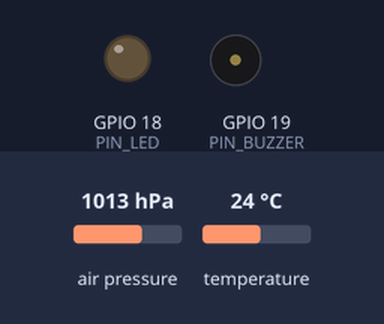
This sketch was run on a simulated ESP32. On the bench: output pins drawn as LEDs (lit = HIGH), buzzer (waves = sounding). The inputs (shaded band) are chosen by the test bench; at power-on: air pressure 1013 hPa, temperature 24 °C. WiFi joins after 1.5 s; servers stay silent unless stated; random numbers use the default seed unless the sketch sets one; no MQTT or app messages arrive unless stated; what the sketch prints to the serial monitor is not drawn.

Above: at 1.2 s.
1.3 s: air pressure set to 952 hPa
At 2.8 s:
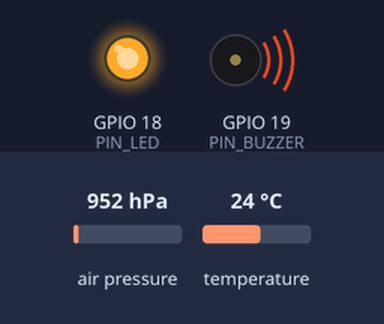
6.0 s: temperature set to 20.7 °C
7.5 s: temperature set to 19.2 °C
At 9.1 s:
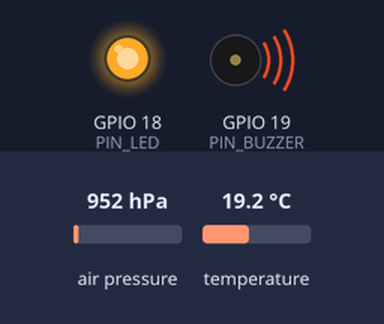
10.5 s: temperature set to 28 °C
At 12.1 s:
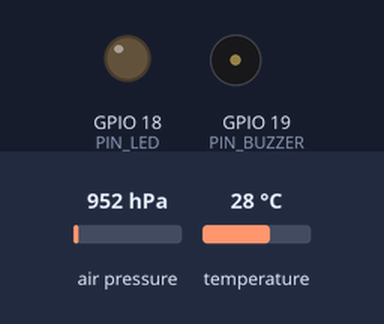
12.5 s: temperature set to 12 °C
At 13.8 s:
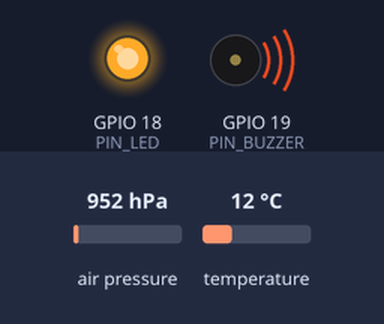
Timing chart, 0 to 15.5 s (numbered marks = the images above; inputs shaded):
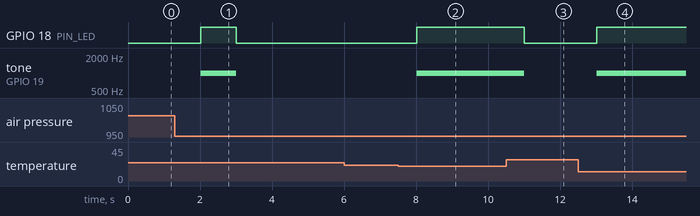

Measured:
- after the input at 1.3 s, GPIO 18 (PIN_LED): LOW → HIGH after 0.72 s, → LOW 0.99 s later; tone on GPIO 19 (PIN_BUZZER): silent → 1000 Hz after 0.72 s, → silent 0.99 s later
- after the input at 6.0 s, every drawn part: stays the same
- after the input at 7.5 s, GPIO 18 (PIN_LED): LOW → HIGH after 0.52 s; tone on GPIO 19 (PIN_BUZZER): silent → 1000 Hz after 0.52 s
- after the input at 10.5 s, GPIO 18 (PIN_LED): HIGH → LOW after 0.51 s; tone on GPIO 19 (PIN_BUZZER): 1000 Hz → silent after 0.51 s
- after the input at 12.5 s, GPIO 18 (PIN_LED): LOW → HIGH after 0.52 s; tone on GPIO 19 (PIN_BUZZER): silent → 1000 Hz after 0.52 s

The sketch:

code_bai1_lab3.ino
```cpp
#include <WiFi.h>
#include <PubSubClient.h>
#include <Wire.h>
#include <Adafruit_BMP085.h>
#include <ArduinoJson.h>
#include <math.h>
#include <string.h>

// ================= CẤU HÌNH PHẦN CỨNG =================
#define PIN_LED       18
#define PIN_BUZZER    19
#define I2C_SDA       21
#define I2C_SCL       22

// ================ CẤU HÌNH WIFI VÀ MQTT ================
const char* WIFI_SSID   = "Wokwi-GUEST";
const char* WIFI_PASS   = "";
const char* MQTT_BROKER = "broker.hivemq.com";
const int   MQTT_PORT   = 1883;

const char* DEVICE_ID = "dnpuiong"; ///mã thiết bị trên web

// Ngưỡng cảnh báo.
const float TEMP_HIGH = 40.0;
const float TEMP_LOW  = 20.0;
const float ALT_CHANGE_LIMIT = 3.0;
const float SEA_LEVEL_PRESSURE = 101325.0; // Pa

// MQTT topics.
char TOPIC_DATA[80];
char TOPIC_CMD_LED[80];
char TOPIC_CMD_BUZZER[80];

// ================= CẤU TRÚC DỮ LIỆU =================
struct SensorData {
  float temperature;
  float pressure;
  float altitude;
};

struct AlertData {
  float temperature;
  float altitude;
};

// ================= ĐỐI TƯỢNG VÀ HÀNG ĐỢI =================
Adafruit_BMP085 bmp;
WiFiClient espClient;
PubSubClient mqttClient(espClient);

QueueHandle_t dataQueue;
QueueHandle_t alertQueue;

SemaphoreHandle_t outputMutex;
SemaphoreHandle_t serialMutex;

bool manualLedState = false;
bool manualBuzzerState = false;
bool alarmState = false;

// Khai báo callback MQTT trước khi sử dụng.
void mqttCallback(char* topic, byte* payload, unsigned int length);

// Cập nhật LED và còi theo trạng thái manual hoặc cảnh báo.
void updateOutputs() {
  bool ledOn;
  bool buzzerOn;

  xSemaphoreTake(outputMutex, portMAX_DELAY);

  ledOn = manualLedState || alarmState;
  buzzerOn = manualBuzzerState || alarmState;

  digitalWrite(PIN_LED, ledOn ? HIGH : LOW);

  if (buzzerOn) {
    tone(PIN_BUZZER, 1000);
  } else {
    noTone(PIN_BUZZER);
  }

  xSemaphoreGive(outputMutex);
}

// ================= CALLBACK NHẬN LỆNH MQTT =================
void mqttCallback(char* topic, byte* payload, unsigned int length) {
  bool turnOn = (length == 2 && memcmp(payload, "ON", 2) == 0);
  bool turnOff = (length == 3 && memcmp(payload, "OFF", 3) == 0);

  if (!turnOn && !turnOff) {
    Serial.println("Lệnh không hợp lệ. Dùng ON hoặc OFF.");
    return;
  }

  xSemaphoreTake(outputMutex, portMAX_DELAY);

  if (strcmp(topic, TOPIC_CMD_LED) == 0) {
    manualLedState = turnOn;
  } else if (strcmp(topic, TOPIC_CMD_BUZZER) == 0) {
    manualBuzzerState = turnOn;
  }

  xSemaphoreGive(outputMutex);

  updateOutputs();
  Serial.printf("Đã nhận lệnh %s: %s\n",
                topic, turnOn ? "ON" : "OFF");
}

// ================= KẾT NỐI LẠI MQTT =================
void reconnectMQTT() {
  while (!mqttClient.connected()) {
    Serial.print("[MQTT] Đang kết nối Broker...");

    String clientId = "ESP32-Runner-" + String(random(0xffff), HEX);

    if (mqttClient.connect(clientId.c_str())) {
      Serial.println(" thành công!");
      mqttClient.subscribe(TOPIC_CMD_LED);
      mqttClient.subscribe(TOPIC_CMD_BUZZER);
      Serial.println("Đã đăng ký nhận lệnh LED và còi.");
    } else {
      Serial.printf(" thất bại, mã lỗi=%d. Thử lại sau 2 giây.\n",
                    mqttClient.state());
      vTaskDelay(pdMS_TO_TICKS(2000));
    }
  }
}

// ================= TASK 1: ĐỌC CẢM BIẾN (CORE 1) =================
void vTaskReadSensor(void* pvParameters) {
  (void)pvParameters;
  TickType_t lastWakeTime = xTaskGetTickCount();

  for (;;) {
    SensorData sensor;

    sensor.temperature = bmp.readTemperature();
    sensor.pressure = bmp.readPressure() / 100.0; // Pa đổi sang hPa
    sensor.altitude = bmp.readAltitude(SEA_LEVEL_PRESSURE);

    // In số đo theo dạng dễ theo dõi.
    xSemaphoreTake(serialMutex, portMAX_DELAY);
    Serial.println("------------------------------------");
    Serial.printf("Nhiệt độ: %.1f C | Áp suất: %.1f hPa | Độ cao: %.1f m\n",
                  sensor.temperature,
                  sensor.pressure,
                  sensor.altitude);
    xSemaphoreGive(serialMutex);

    // Gửi đầy đủ số liệu cho task MQTT.
    if (xQueueSend(dataQueue, &sensor, pdMS_TO_TICKS(50)) != pdPASS) {
      Serial.println("dataQueue đầy, bỏ mẫu đo này.");
    }

    // Gửi nhiệt độ và độ cao cho task cảnh báo.
    AlertData alert;
    alert.temperature = sensor.temperature;
    alert.altitude = sensor.altitude;
    xQueueOverwrite(alertQueue, &alert);

    vTaskDelayUntil(&lastWakeTime, pdMS_TO_TICKS(1000));
  }
}

// ================= TASK 2: XỬ LÝ CẢNH BÁO (CORE 1) =================
void vTaskAlert(void* pvParameters) {
  (void)pvParameters;

  AlertData alert;
  float previousAltitude = 0.0;
  bool isFirstRead = true;

  for (;;) {
    if (xQueueReceive(alertQueue, &alert, portMAX_DELAY) == pdPASS) {
      bool needAlert = false;

      // Cảnh báo nếu nhiệt độ trên 40°C hoặc dưới 20°C.
      bool temperatureAlarm =
        (alert.temperature > TEMP_HIGH || alert.temperature < TEMP_LOW);

      if (temperatureAlarm) {
        needAlert = true;
      }

      // Kiểm tra độ cao có thay đổi đột ngột không.
      bool altitudeAlarm = false;
      float altitudeChange = 0.0;

      if (!isFirstRead) {
        altitudeChange = fabsf(alert.altitude - previousAltitude);

        if (altitudeChange > ALT_CHANGE_LIMIT) {
          needAlert = true;
          altitudeAlarm = true;
        }
      }

      // In cảnh báo sau phần in số đo.
      if (temperatureAlarm || altitudeAlarm) {
        xSemaphoreTake(serialMutex, portMAX_DELAY);

        Serial.println(
          "-> CANH BAO: Nhiệt độ bất thường hoặc độ cao đổi đột ngột"
        );

        if (temperatureAlarm) {
          Serial.printf("   Nhiệt độ hiện tại: %.1f C\n",
                        alert.temperature);
        }

        if (altitudeAlarm) {
          Serial.printf("   Độ cao thay đổi: %.1f m\n",
                        altitudeChange);
        }

        xSemaphoreGive(serialMutex);
      }

      previousAltitude = alert.altitude;
      isFirstRead = false;

      xSemaphoreTake(outputMutex, portMAX_DELAY);
      alarmState = needAlert;
      xSemaphoreGive(outputMutex);

      updateOutputs();
    }
  }
}

// ================= TASK 3: WIFI VÀ MQTT (CORE 0) =================
void vTaskMqttWifi(void* pvParameters) {
  (void)pvParameters;

  Serial.println("[CORE 0] Đang kết nối WiFi...");

  WiFi.mode(WIFI_STA);
  WiFi.begin(WIFI_SSID, WIFI_PASS, 6);

  while (WiFi.status() != WL_CONNECTED) {
    vTaskDelay(pdMS_TO_TICKS(500));
    Serial.print(".");
  }

  Serial.printf("\nWiFi đã kết nối. IP: %s\n",
                WiFi.localIP().toString().c_str());

  mqttClient.setServer(MQTT_BROKER, MQTT_PORT);
  mqttClient.setCallback(mqttCallback);

  SensorData receivedData;

  for (;;) {
    // Nếu WiFi bị ngắt, kết nối lại.
    if (WiFi.status() != WL_CONNECTED) {
      Serial.println("WiFi bị ngắt. Đang kết nối lại...");
      WiFi.begin(WIFI_SSID, WIFI_PASS, 6);

      while (WiFi.status() != WL_CONNECTED) {
        vTaskDelay(pdMS_TO_TICKS(500));
      }
    }

    // Kết nối lại MQTT nếu bị ngắt.
    if (!mqttClient.connected()) {
      reconnectMQTT();
    }

    mqttClient.loop();

    // Lấy dữ liệu từ queue rồi gửi lên Broker.
    if (xQueueReceive(dataQueue, &receivedData,
                      pdMS_TO_TICKS(50)) == pdPASS) {
      StaticJsonDocument<200> jsonDocument;

      jsonDocument["nhiệt độ"] = receivedData.temperature;
      jsonDocument["áp suất"] = receivedData.pressure;
      jsonDocument["độ cao"] = receivedData.altitude;

      char jsonBuffer[200];
      serializeJson(jsonDocument, jsonBuffer, sizeof(jsonBuffer));

      if (mqttClient.connected()) {
        mqttClient.publish(TOPIC_DATA, jsonBuffer);
        Serial.printf("MQTT TX Đã gửi: %s\n", jsonBuffer);
      }
    }

    vTaskDelay(pdMS_TO_TICKS(20));
  }
}

// ================= KHỞI TẠO HỆ THỐNG =================
void setup() {
  Serial.begin(115200);

  pinMode(PIN_LED, OUTPUT);
  pinMode(PIN_BUZZER, OUTPUT);
  digitalWrite(PIN_LED, LOW);
  noTone(PIN_BUZZER);

  Wire.begin(I2C_SDA, I2C_SCL);

  if (!bmp.begin()) {
    Serial.println(
      "LỖI: Không tìm thấy BMP180. Kiểm tra dây SDA/SCL và nguồn."
    );

    while (true) {
      delay(1000);
    }
  }

  // Tạo các topic MQTT riêng theo mã thiết bị.
  snprintf(TOPIC_DATA, sizeof(TOPIC_DATA),
           "runner/%s/telemetry", DEVICE_ID);
  snprintf(TOPIC_CMD_LED, sizeof(TOPIC_CMD_LED),
           "runner/%s/cmd/led", DEVICE_ID);
  snprintf(TOPIC_CMD_BUZZER, sizeof(TOPIC_CMD_BUZZER),
           "runner/%s/cmd/buzzer", DEVICE_ID);

  // Tạo queue và mutex.
  dataQueue = xQueueCreate(10, sizeof(SensorData));
  alertQueue = xQueueCreate(1, sizeof(AlertData));
  outputMutex = xSemaphoreCreateMutex();
  serialMutex = xSemaphoreCreateMutex();

  if (dataQueue == NULL ||
      alertQueue == NULL ||
      outputMutex == NULL ||
      serialMutex == NULL) {
    Serial.println("LỖI: Không tạo được Queue hoặc Mutex.");

    while (true) {
      delay(1000);
    }
  }

  // Tạo các task và ghim vào đúng Core.
  xTaskCreatePinnedToCore(
    vTaskMqttWifi,
    "TaskMqttWifi",
    8192,
    NULL,
    1,
    NULL,
    0
  );

  xTaskCreatePinnedToCore(
    vTaskReadSensor,
    "TaskReadSensor",
    4096,
    NULL,
    2,
    NULL,
    1
  );

  xTaskCreatePinnedToCore(
    vTaskAlert,
    "TaskAlert",
    3072,
    NULL,
    3,
    NULL,
    1
  );
}

void loop() {
  // Các hoạt động chính do ba task FreeRTOS thực hiện.
  vTaskDelete(NULL);
}
```
